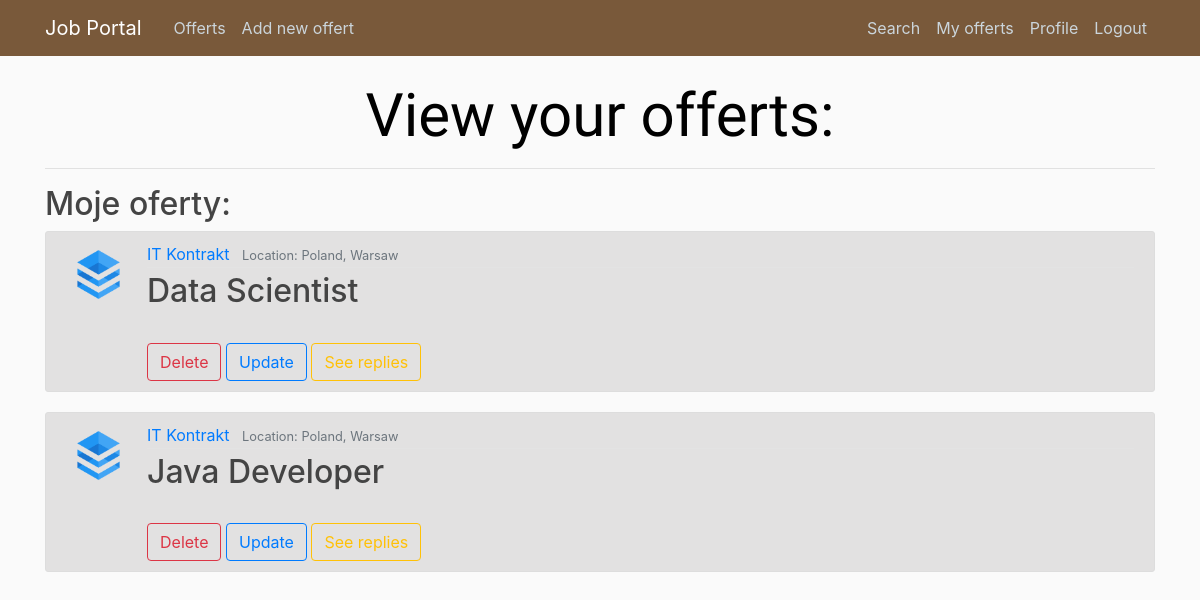
The app's page /manage/user/admin/ (signed in), older data.
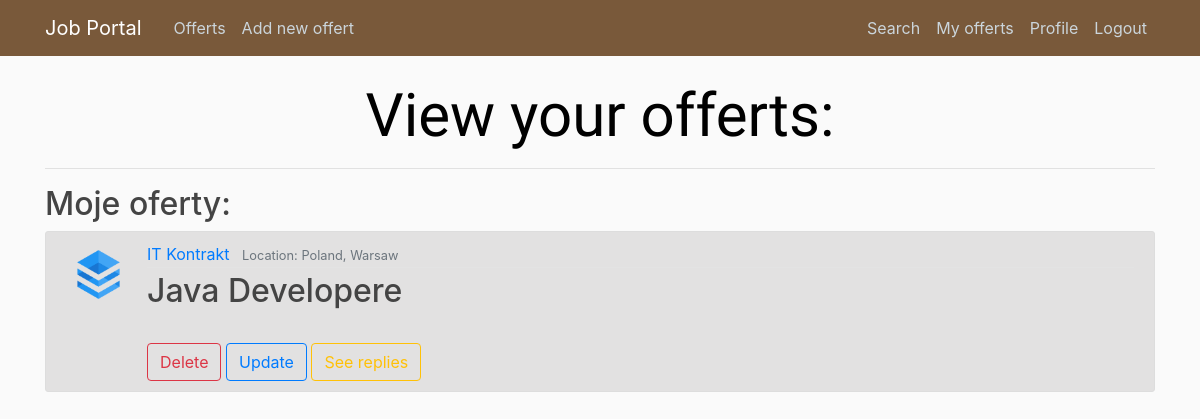
The same page, newer data.
### offerts/models.py (models this page shows, shortened)
class Offert(models.Model):
    author = models.ForeignKey(User, on_delete=models.CASCADE)
    position = models.CharField(max_length = 100)
    agency = models.ForeignKey(Agency, on_delete=models.CASCADE)
    remote = models.BooleanField(default=False)
    sal_types = (
        ('H', 'per hour'),
        ('M', 'monthly'),
    )
    salary_type = models.CharField(
        max_length=1,
        choices=sal_types,
        default='M',
    )
    min_salary = models.IntegerField(default=0)
    max_salary = models.IntegerField(default=0)
    publication_date = models.DateTimeField(auto_now_add = True)
    expiration_date = models.DateField(null=True, default=None)
    must_have = models.ManyToManyField('Tag')
    nice_to_have = models.CharField(max_length = 1000)
    duties = models.CharField(max_length = 1000)
    benefits = models.CharField(max_length = 1000)
    about = models.TextField(null=True)

class Agency(models.Model):
    company = models.ForeignKey(Company, on_delete=models.CASCADE)
    country = models.CharField(max_length = 100)
    location = models.CharField(max_length = 100)
    address = models.CharField(max_length = 200)
    weppage = models.URLField(null=True)
    email = models.EmailField()
    phone = models.CharField(max_length=15)
    class Meta:
        verbose_name_plural = "Agencies"

class Company(models.Model):
    name = models.CharField(max_length = 200, unique=True)
    logo = models.ImageField(upload_to = "logos/", null=True, default=None)
    webpage = models.URLField(null=True)
    about = models.CharField(max_length = 1000)
    class Meta:
        verbose_name_plural = "Companies"

### manager/views.py (the view)
# urls.py: path('user/<str:username>/', MyOffertsListView.as_view(), name='manager-my'),
class MyOffertsListView(ListView):
     model = Offert
     template_name = 'manager/my_offerts.html' # default: <app>/<model>_<viewtype>.html
     context_object_name = 'offerts'
     ordering = ['-publication_date'] # '-' -> from newest to oldest
     def get_queryset(self):
         return Offert.objects.filter(author=self.request.user).order_by('-publication_date')

### manager/templates/manager/my_offerts.html (shortened to what this page needs)
{% extends 'base.html' %}
{% load static %}
    {% block body %}
      <h1 class="mb-3">View your offerts: </h1>
      <hr>
      <h2> Moje oferty: </h2>
      {% if offerts %}
        {% for offert in offerts %}
        <article class="media content-section">
        <img class="article-img" src="{{offert.agency.company.logo.url}}" alt="logo">
            <div class="media-body">
                <div class="article-metadata">
                  <a class="mr-2" href='#'>{{ offert.agency.company.name }}</a>
                  <small class="text-muted">Location: {{ offert.agency.country }}, {{offert.agency.location }}</small>
                </div>
                <h2><a class="article-title">{{ offert.position }}</a></h2>
                <br>
                <a href="{% url 'manager:manager-delete' offert.id %}"><button type="button" class="btn btn-outline-danger">Delete</button></a>
                <a href="{% url 'manager:manager-update' offert.id %}"><button type="button" class="btn btn-outline-primary">Update</button></a>
                <a href="{% url 'manager:manager-replies' offert.id %}"><button type="button" class="btn btn-outline-warning">See replies</button></a>
        </article>
        {% endfor %}
      {% else %}
        <h3>No offerts available.</h3>
      {% endif %}
    {% endblock %}

Row changes from the older to the newer data that the page shows:
removed Offert: agency.company.logo (picture), agency.company.name "IT Kontrakt", agency.country "Poland", agency.location "Warsaw", position "Data Scientist"
changed Offert "IT Kontrakt": position "Java Developer" → "Java Developere"
